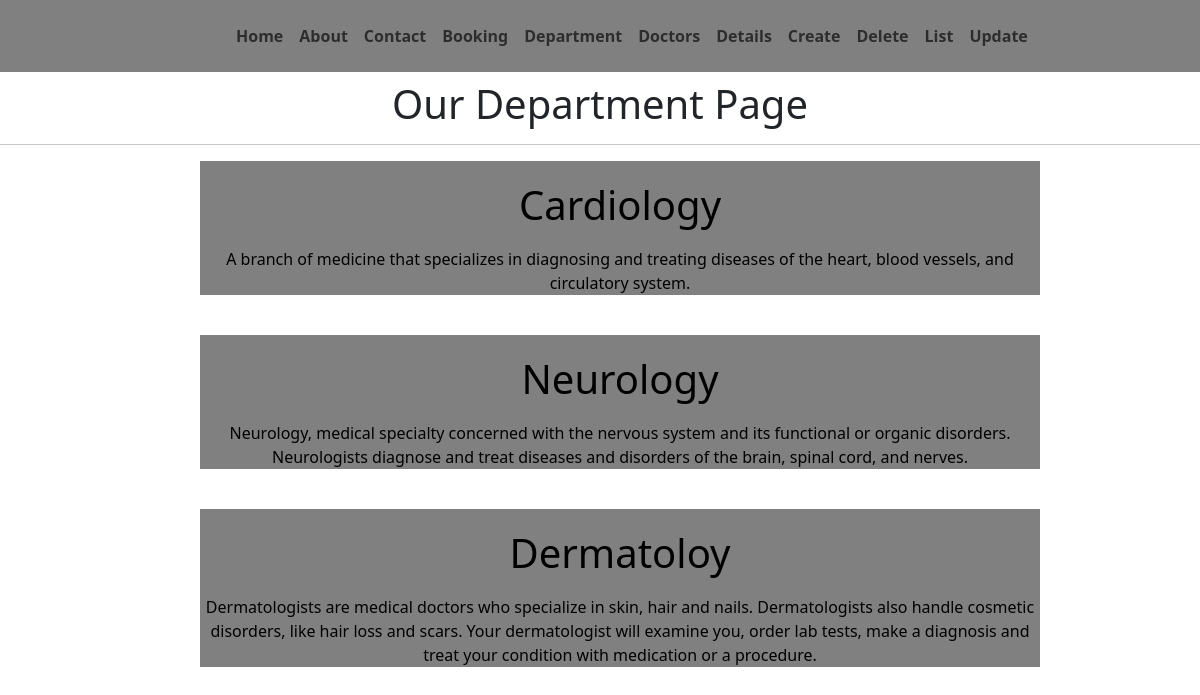
The page /cbvhomes/ on the database its author committed.
### store/models.py (models this page shows, shortened)
class department(models.Model):
        deptname=models.CharField(
            max_length=50,
            null=False,
            blank=False,
            unique=True,
        )
        description = models.TextField(
            max_length=300,
            verbose_name='Description'
        )

### store/views.py (the view)
# urls.py: path('cbvhomes/', Tasklistviews.as_view(), name='department'),
class Tasklistviews(ListView):
    model = department
    template_name = 'department.html'
    context_object_name = 'dept'

### Templates/department.html
{% extends 'base.html' %}
{% block content %}
    <h1 style="text-align: center;">Our Department Page</h1>
    <hr>
    {% for i in dept %}
        <div style="text-align: center; margin-left: 200px; width: 70%; height: fit-content; background:gray">
            <h1 style="color:black; padding-top: 20px;">{{ i.deptname }}</h1>
            <p style="color:black; padding-top: 10px;">{{ i.description }}</p>
        </div><br>
    {% endfor %}
{% endblock %}

### rows shown on the page
department: deptname "Cardiology", description "A branch of medicine that specializes in diagnosing and treating diseases of the heart, blood vessels, and circulatory system."
department: deptname "Neurology", description "Neurology, medical specialty concerned with the nervous system and its functional or organic disorders. Neurologists diagnose and treat diseases and disorders of the brain, spinal cord, and nerves."
department: deptname "Dermatoloy", description "Dermatologists are medical doctors who specialize in skin, hair and nails. Dermatologists also handle cosmetic disorders, like hair loss and scars. Your dermatologist will examine you, order lab tests, make a diagnosis and treat your condition with medication or a procedure."
